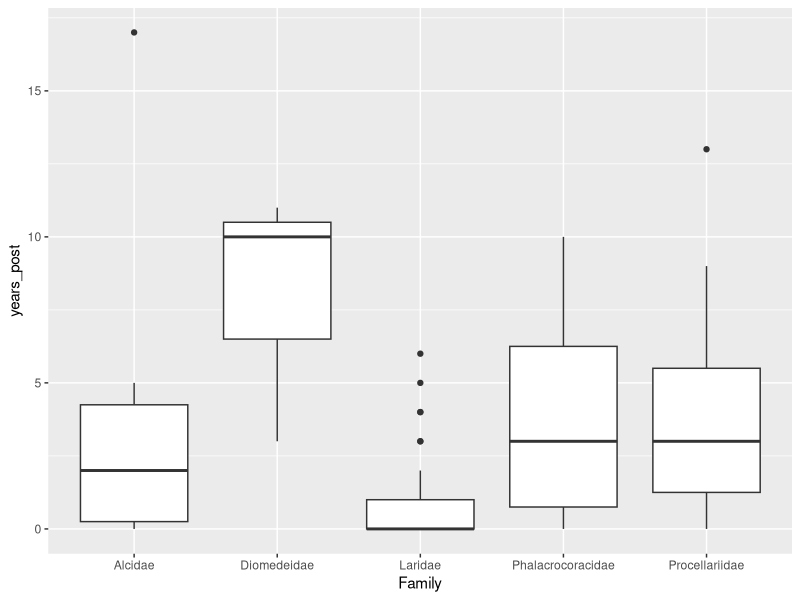

Write R code to recreate this figure.
library(tidyverse)
library(ggplot2)

all_data <- read_csv(here::here("./data/raw_data.csv"))


#breeding, removing families with less than 5 responses
breeding_families <- all_data %>% 
  select(EventID, Family, Order, Social_Attraction, SA_Implementation, 
         Trans_Implementation,Social_Attraction_Start,Translocation, 
         Translocation_Start, Breeding_PreOpCat,Breeding_PostOpCat, 
         Visitation_Yr1_SinceOperation,
         Breeding_Yr1, Data_Quality, Visitation_PreOperation, Visitation_Operation, method) %>%
  filter(Breeding_PostOpCat != "Unknown", Breeding_PostOpCat != 0) %>% 
  filter(Breeding_PreOpCat == 0) %>% 
  filter(Data_Quality == 1) 

badfamilies <- breeding_families %>% 
  group_by(Family) %>% 
  summarize(n_obs = n()) %>% 
  filter(n_obs < 5)
#badfamilies is now my list of the families to remove from the plots/final data frames that I make the plots with





#breeding, Social Attraction only
breeding_SA <- all_data %>% 
  select(EventID, Family, Order, Social_Attraction, SA_Implementation, 
         Trans_Implementation,Social_Attraction_Start,Translocation, 
         Translocation_Start, Breeding_PreOpCat,Breeding_PostOpCat, 
         Visitation_Yr1_SinceOperation,
         Breeding_Yr1, Data_Quality, Visitation_PreOperation, Visitation_Operation, method) %>%
  filter(method == "Social_Attraction") %>% 
  filter(Data_Quality == 1) %>%
  filter(SA_Implementation == "Partially Achieved" | SA_Implementation == "Achieved") %>% 
  filter(Social_Attraction_Start < 2018) %>% 
  filter(Breeding_PostOpCat != "Unknown", Breeding_PostOpCat != 0) %>% 
  filter(Breeding_PreOpCat == 0)
  
#breeding, translocation only
breeding_trans <- all_data %>% 
  select(EventID, Family, Order, Social_Attraction, SA_Implementation, 
         Trans_Implementation,Social_Attraction_Start,Translocation, 
         Translocation_Start, Breeding_PreOpCat,Breeding_PostOpCat, 
         Visitation_Yr1_SinceOperation,
         Breeding_Yr1, Data_Quality, Visitation_PreOperation, Visitation_Operation, method) %>%
  filter(method == "Translocation") %>% 
  filter(Data_Quality == 1) %>%
  filter(Trans_Implementation == "Partially Achieved" | Trans_Implementation == "Achieved") %>% 
  filter(Translocation_Start < 2018) %>% 
  filter(Breeding_PostOpCat != "Unknown", Breeding_PostOpCat != 0) %>% 
  filter(Breeding_PreOpCat == 0)

#breeding, SA and trans combined
breeding_SATrans <- all_data %>%
  select(EventID, Family, Order, Social_Attraction, SA_Implementation, 
         Trans_Implementation,Social_Attraction_Start,Translocation, 
         Translocation_Start, Breeding_PreOpCat,Breeding_PostOpCat, 
         Visitation_Yr1_SinceOperation,
         Breeding_Yr1, Data_Quality, Visitation_PreOperation, Visitation_Operation, method) %>%
  filter(method == "Both") %>% 
  filter(Data_Quality == 1) %>%
  filter(Breeding_PostOpCat != "Unknown", Breeding_PostOpCat != 0) %>% 
  filter(Breeding_PreOpCat == 0) %>% 
  filter(Trans_Implementation %in% c("Partially Achieved", "Achieved")) %>% 
  filter(SA_Implementation %in% c("Partially Achieved", "Achieved")) %>% 
  filter(Translocation_Start < 2018 | Social_Attraction_Start < 2018)


#get the chunk that will make the SA panel 
chunkSA <- breeding_SA %>% 
  mutate(years_post = Breeding_Yr1 - Social_Attraction_Start) %>% 
  mutate(plotpanel = "Social_Attraction") %>% 
  select(EventID, years_post, Family, Order, plotpanel)
  
#get the chunk that will make the trans and SA panel
chunkTandSA <- breeding_SATrans %>% 
  mutate(years_post = Breeding_Yr1 - pmin(Translocation_Start, Social_Attraction_Start)) %>% 
  mutate(plotpanel = "Trans_and_SA") %>% 
  select(EventID, years_post, Family, Order, plotpanel)
  
#get the chunk that will make the All Data panel
#first make a  chunk with the trans only
tempchunk <- breeding_trans %>% 
  mutate(years_post = Breeding_Yr1 - Translocation_Start) %>% 
  select(EventID, years_post, Family, Order)
#now combine the three and overwrite plot panel to "all data"
chunkAllData <- bind_rows(chunkSA, chunkTandSA, tempchunk) %>% 
  mutate(plotpanel = "All_Data")

  

#now join the three chunks
plotdataframe <- bind_rows(chunkAllData, chunkSA, chunkTandSA) #looks good, each EventID is in there twice (once for all data, once for its own thing)


#anti-join to remove bad families
plotdataframe <- plotdataframe %>% 
  anti_join(badfamilies, by = "Family")





#test plot
social_attraction_data <- plotdataframe %>%
  filter(plotpanel == "Social_Attraction")

# Create a box plot by family
ggplot(social_attraction_data, aes(x = Family, y = years_post)) +
  geom_boxplot() 
